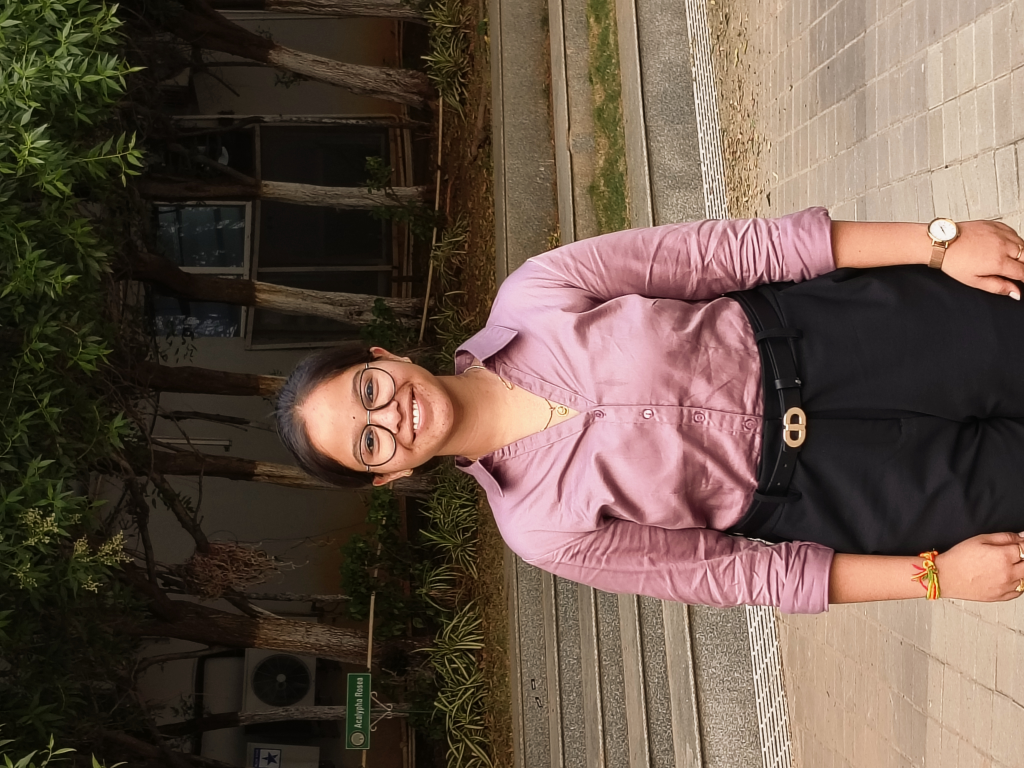
#> input picture img/IMG_20260523_165645380_PCT.jpg.jpeg, 4096 x 3072 px (shown at 1/4 size)
$ python build-photos.py img/IMG_20260523_165645380_PCT.jpg.jpeg
#> lines starting #> are read from the running program, lines starting #| are printed output that depends on the picture
#!/usr/bin/env python3
"""Turn one source photo into the two portraits the page needs.

    pip install pillow rembg onnxruntime scipy
    python3 tools/build-photos.py img/IMG_20260523_165645380_PCT.jpg.jpeg

Writes:
    img/keerthi-hero.webp    background removed, transparent, for the hero
    img/keerthi-about.webp   4:5 crop with its background, for the About frame

The hero uses u2net_human_seg, which is trained on people and holds up better
around hair and glasses than the general model. Alpha matting cleans the edge.
Both outputs are WebP: the hero is roughly ten times smaller than the same
image as PNG, and every browser that supports the CSS this page already uses
supports WebP.

ABOUT_BOX is tuned to this particular photo. For a different source, adjust it
so the crop runs from just above the head to about mid thigh, at a 4:5 ratio.
"""
import os
import sys

import numpy as np
from PIL import Image, ImageOps
from scipy.ndimage import uniform_filter

ROOT = os.path.dirname(os.path.dirname(os.path.abspath(__file__)))
ABOUT_BOX = (172, 900, 2729, 4096)   # left, top, right, bottom on the upright source
HERO_WORK = (1200, 1600)             # matting resolution; the hero renders at 640px tall


def defringe(im, gamma=1.7, passes=7, solid=0.94, k=5):
    """Remove the halo rembg leaves around the subject.

    Partially transparent edge pixels still carry colour from the original
    background, which reads as a pale rim once the cutout sits on a dark
    ground. This edge-extends the solid foreground colour outward into those
    pixels and puts a gamma on alpha to tighten the matte.
    """
    a = np.asarray(im.getchannel('A')).astype(np.float32) / 255.0
    rgb = np.asarray(im.convert('RGB')).astype(np.float32)

    mask = (a > solid).astype(np.float32)
    num = rgb * mask[..., None]
    den = mask.copy()

    for _ in range(passes):
        num = uniform_filter(num, size=(k, k, 1), mode='nearest')
        den = uniform_filter(den, size=(k, k), mode='nearest')
        num = np.where(mask[..., None] > 0, rgb * mask[..., None], num)
        den = np.where(mask > 0, mask, den)

    extended = np.clip(num / np.maximum(den[..., None], 1e-4), 0, 255)
    out_rgb = np.where(mask[..., None] > 0, rgb, extended)
    out_a = np.clip(np.power(a, gamma) * 255.0, 0, 255)
    return Image.fromarray(
        np.concatenate([out_rgb, out_a[..., None]], axis=-1).astype(np.uint8), 'RGBA')


def main(src_path):
#> called with src_path = 'img/IMG_20260523_165645380_PCT.jpg.jpeg'
    os.chdir(ROOT)
    src = ImageOps.exif_transpose(Image.open(src_path))
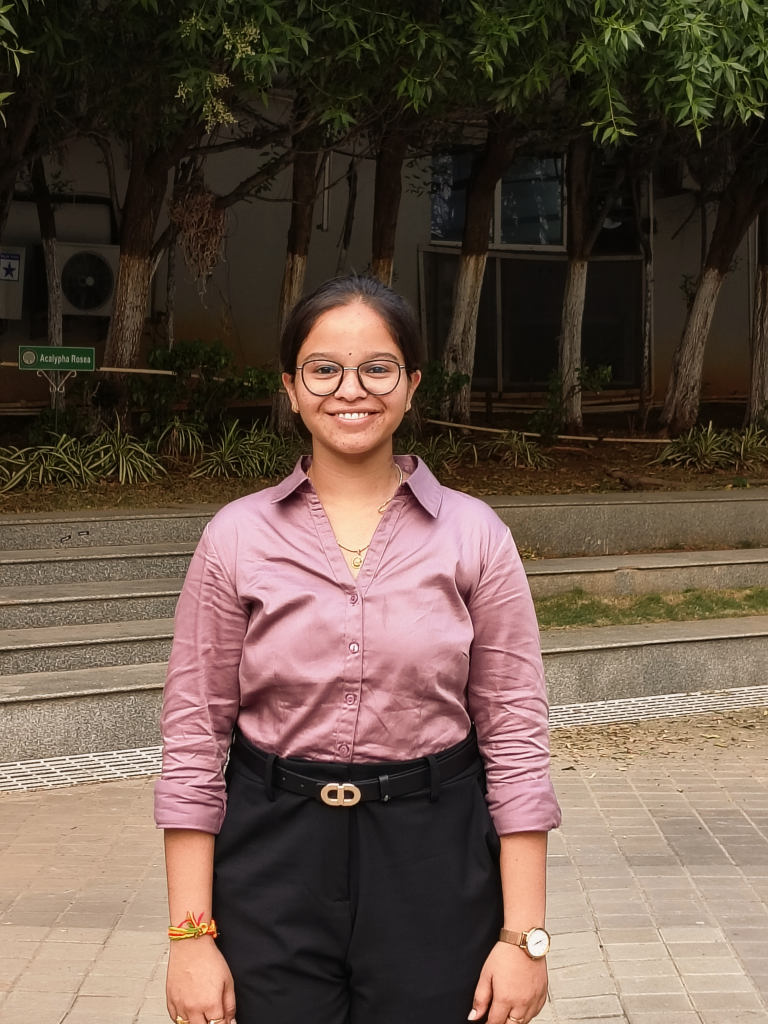
#> src: PIL image 3072x4096 RGB (shown at 1/4 size); mean R, G, B 100.9, 82.6, 70.7
    print('source', src.size)
#| source (3072, 4096)

    about = src.crop(ABOUT_BOX).resize((900, 1125), Image.LANCZOS).convert('RGB')
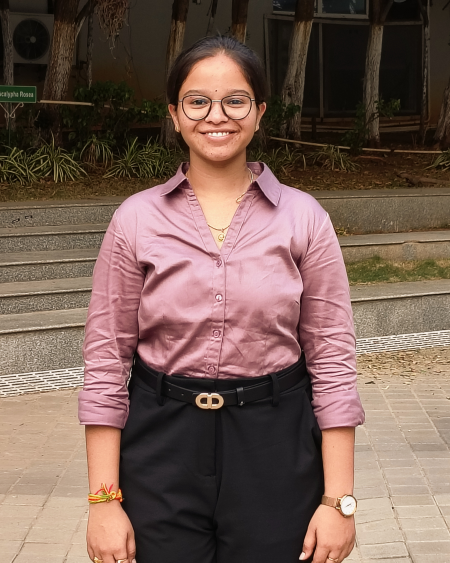
#> about: PIL image 900x1125 RGB (shown at 1/2 size); mean R, G, B 119.5, 95.1, 84.9
    about.save('img/keerthi-about.webp', quality=84, method=6)

    from rembg import remove, new_session
    cut = remove(
        src.resize(HERO_WORK, Image.LANCZOS),
        session=new_session('u2net_human_seg'),
        alpha_matting=True,
        alpha_matting_foreground_threshold=250,
        alpha_matting_background_threshold=15,
        alpha_matting_erode_size=6,
    )

    cut = defringe(cut)

    b = cut.getchannel('A').getbbox()
    pad = 8
    cut = cut.crop((max(0, b[0] - pad), max(0, b[1] - pad),
                    min(cut.width, b[2] + pad), min(cut.height, b[3] + pad)))
    cut.save('img/keerthi-hero.webp', quality=88, method=6)

    for f in ('img/keerthi-about.webp', 'img/keerthi-hero.webp'):
        print(f, Image.open(f).size, os.path.getsize(f) // 1024, 'KB')

    print('\nUpdate the width and height attributes in index.html if the sizes changed.')


if __name__ == '__main__':
    if len(sys.argv) != 2:
        sys.exit('usage: build-photos.py <source photo>')
    main(sys.argv[1])
#> (the call stopped at in main, `cut = remove( src.resize(HERO_WORK, Image.LANCZOS), session=new_sessio..`: rembg is not available in this run)
